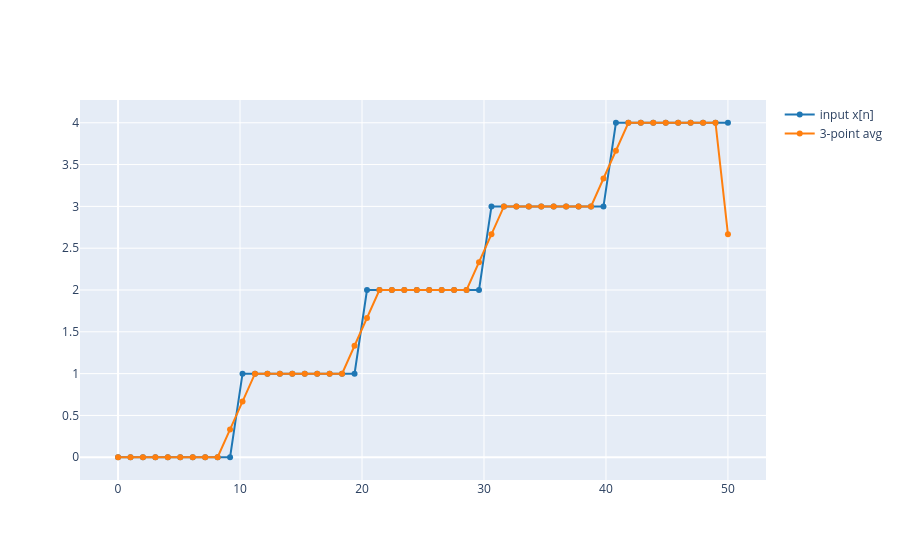
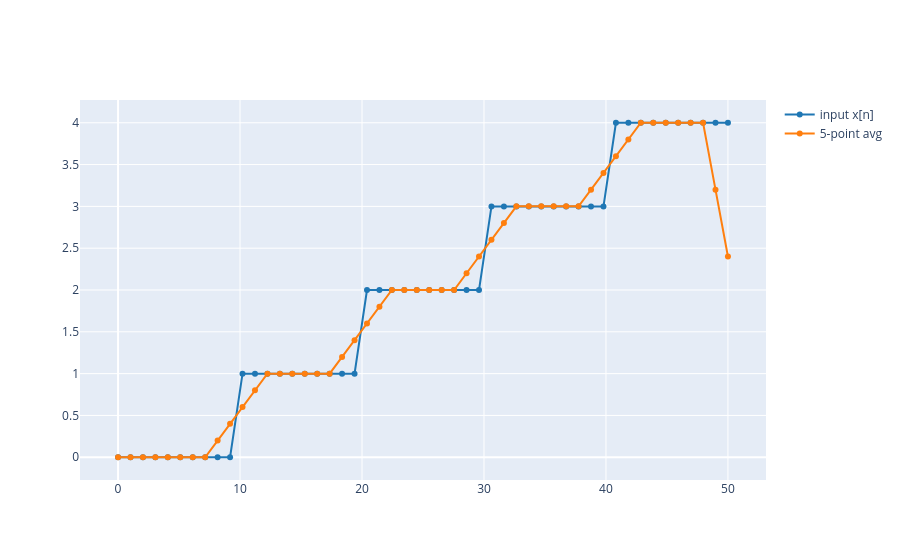
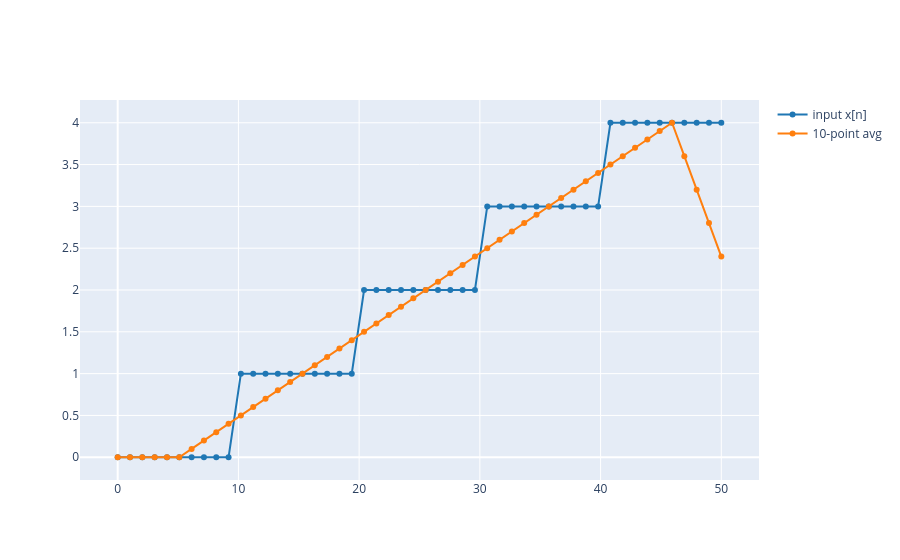

Source (notebook cell) for these figures, in order:
### Markdown cell above
1.3 Run the example above using the `averaging_filter` instead. Change the number N to different values and explain what happen.

### Code cell
# Write your code here
fs = 1
x = np.array([np.floor(t / 10) for t in range(50)])

# Test different N
for N in [3, 5, 10]:
    y = averaging_filter(x, N)
    plot_signals([x, y], sr=fs, name=['input x[n]', f'{N}-point avg'], mode='lines+markers')
